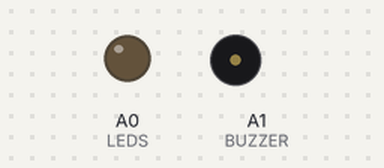
Simulated run of this sketch. Board: Arduino Uno, built with avr-gcc and run on an emulated ATmega328P. On the bench: output pins drawn as LEDs (lit = HIGH), buzzer (waves = sounding, pin HIGH).

Above: at 0.7 s.
At 5.2 s:
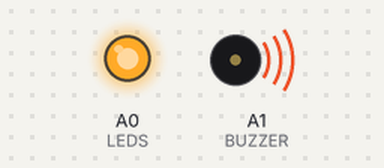
Timing chart, 0 to 6.9 s (numbered marks = the images above):
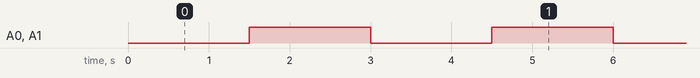

The sketch:

car_lights_test.ino
```cpp
#define LEDS A0
#define BUZZER A1

char ledState = 0;
char buzzerState = 0;

void setup() {
  pinMode(LEDS, OUTPUT);
  pinMode(BUZZER, OUTPUT);
}

void loop() {
  digitalWrite(LEDS, ledState);
  digitalWrite(BUZZER, buzzerState);

  ledState ^= 1;
  buzzerState ^= 1;

  delay(1500);
}
```

Measured:
- by itself, A0 (LEDS), A1 (BUZZER): alternates HIGH for 1.5 s and LOW for 1.5 s
